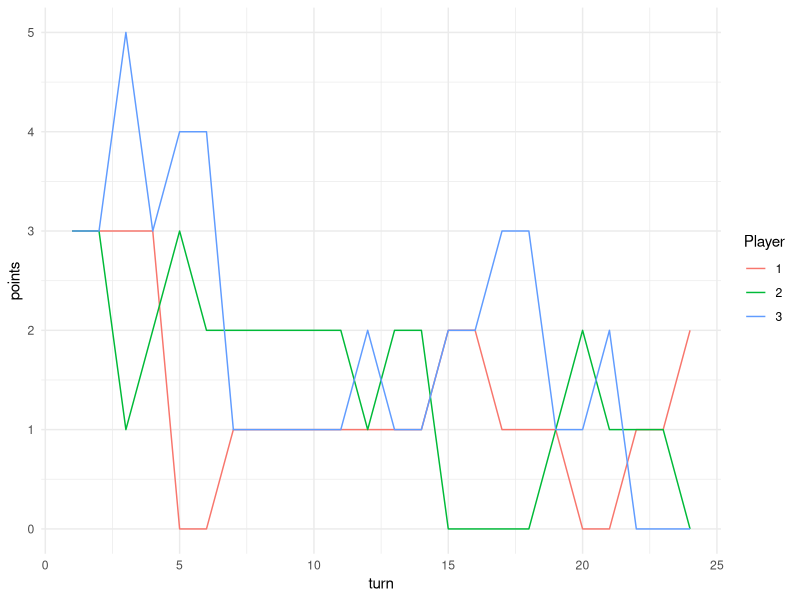
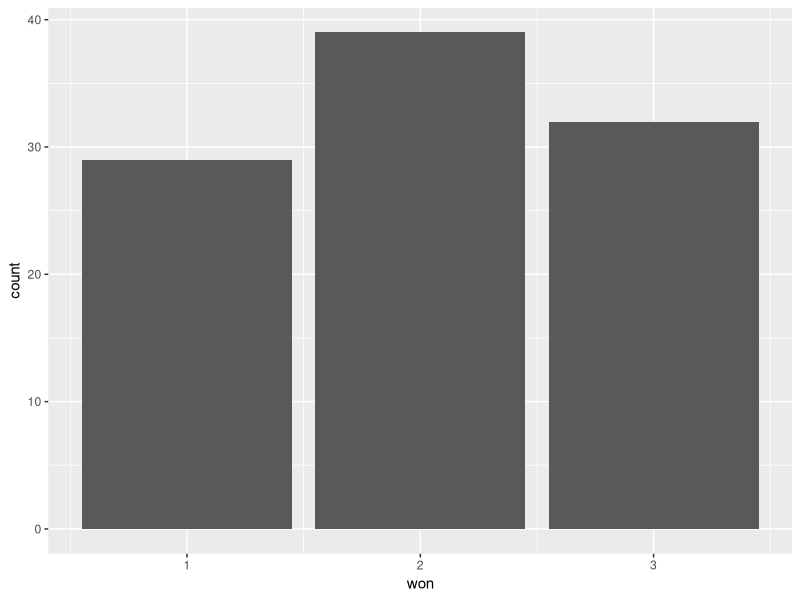
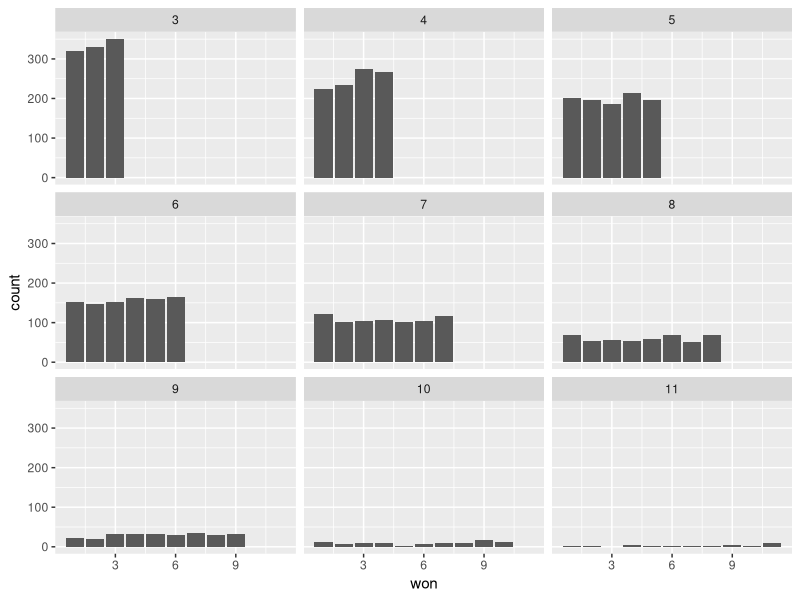
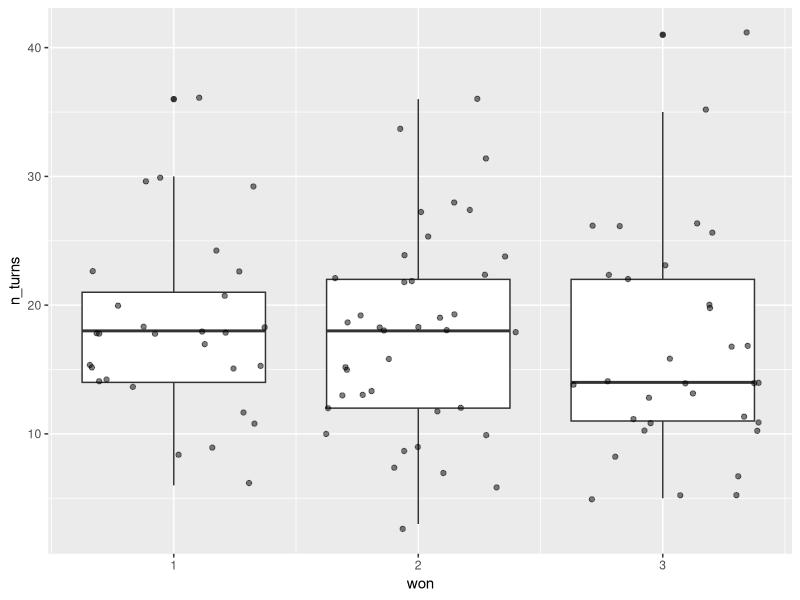
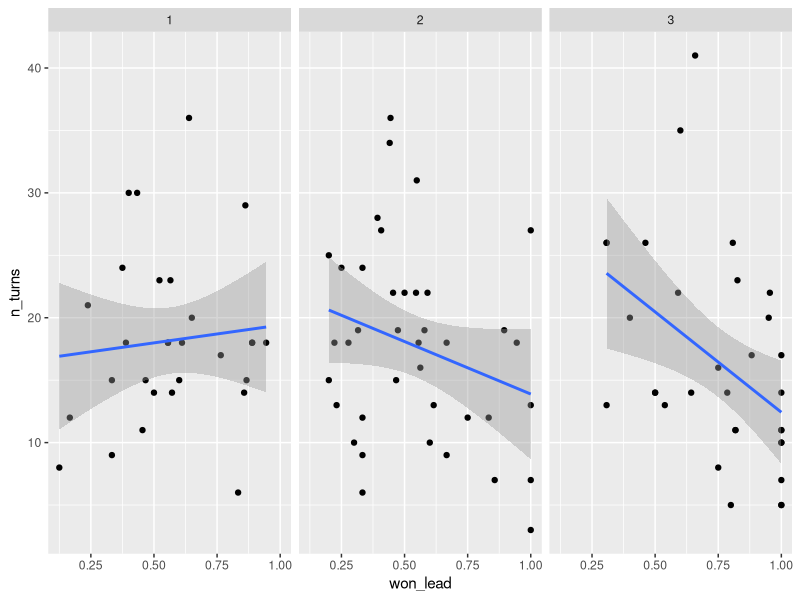

Generate these figures, in order, with R:
## ---- chunk 1
library(knitr)
opts_chunk$set(
  echo = TRUE, 
  cache = TRUE,
  collapse = TRUE,
  fig.width = 7, 
  fig.align = 'center',
  fig.asp = 0.618, # 1 / phi
  out.width = "700px")
knit_hooks$set(optipng = hook_optipng)
opts_chunk$set("optipng" = "-o5")
## ---- chunk 2
library(tidyverse)
## ---- chunk 3
lcr_dice <- function(n) {
  faces <- c("left", "right", "center", "none", "none", "none")
  sample(faces, size = n, replace = TRUE)
}
## ---- chunk 4
turn_action <- function(game, rolls, turn, player) {
  new_game <- game
  n_people <- NCOL(game)
  n_right <- sum(rolls == "right")
  n_left <- sum(rolls == "left")
  n_moved <- sum(rolls != "none")
  
  new_game[turn, ] <- new_game[turn - 1, ]
  
  if(player == n_people) {
    new_game[turn, 1] <- new_game[turn - 1, 1] + n_right 
  } else {
    new_game[turn, player + 1] <- new_game[turn - 1, player + 1] + n_right
  }
  
  if(player == 1) {
    new_game[turn, n_people] <- new_game[turn - 1, n_people] + n_left 
  } else {
    new_game[turn, player - 1] <- new_game[turn - 1, player - 1] + n_left
  }
  
  new_game[turn, player] <- new_game[turn - 1, player] - n_moved
  
  new_game
}
## ---- chunk 5
lcr <- function(n_iter = 100, n_people = 3, n_dice = 3, start_points = 3) {
  
  who_turn <- lag(rep(1:n_people, length.out = n_iter))
  
  game <- matrix(ncol = n_people, nrow = n_iter)
  game[1, ] <- start_points
  
  for(i in 2:n_iter) {
    rolls <- lcr_dice(min(game[i - 1, who_turn[i]], n_dice))
    game <- turn_action(game, rolls, i, player = who_turn[i])
    if(sum(game[i, ] != 0) == 1) {
      return(game[1:i, ])
    }
  }
  return(game)
}
## ---- chunk 6
lcr_plot <- function(data) {
  tibble(points = data %>% t() %>% as.numeric(),
         player = rep(1:NCOL(data), length.out = length(data)),
         turn = rep(1:NROW(data), each = NCOL(data))) %>%
    ggplot(aes(turn, points, group = player)) +
    geom_line(aes(color = factor(player))) +
    theme_minimal() +
    labs(color = "Player")
}
## ---- chunk 7
lcr_summary <- function(data) {
  n_turns <- NROW(data) - 1
  terminate <- sum(tail(data, 1) != 0) == 1
  won <- ifelse(terminate,
                tail(data, 1) %>% as.logical() %>% which(),
                NA)
  won_lead <- mean(data[-1, won] >= apply(data[-1, ], 1, max))
  won_zero <- mean(0 == data[-1, won])
  
  tibble(n_turns = n_turns,
         terminate = terminate,
         won = won,
         won_lead = won_lead,
         won_zero = won_zero)
}
## ---- chunk 8
first_game <- lcr()

first_game
## ---- chunk 9
first_game %>% lcr_plot()
## ---- chunk 10
first_game %>% lcr_summary()
## ---- chunk 11
simulation <- map_df(1:100, ~ lcr() %>% lcr_summary())
## ---- chunk 12
head(simulation)
## ---- chunk 13
simulation %>%
  ggplot(aes(won)) +
  geom_bar()
## ---- chunk 14
simulation %>% pull(won) %>% table() %>% chisq.test()
## ---- chunk 15
simulation2 <- map2_df(1:9000, rep(3:11, 1000),
                       ~ lcr(n_people = .y) %>% 
                         lcr_summary() %>%
                         mutate(n_people = .y))
## ---- chunk 16
simulation2 %>%
  ggplot(aes(won)) +
  geom_bar() +
  facet_wrap(~ n_people)
## ---- chunk 17
simulation %>%
  ggplot(aes(won, n_turns)) +
  geom_boxplot(aes(group = won)) +
  geom_jitter(alpha = 0.5)
## ---- chunk 18
simulation %>%
  ggplot(aes(won_lead, n_turns)) +
  geom_point() +
  facet_grid(~won) +
  geom_smooth(method = "lm")
